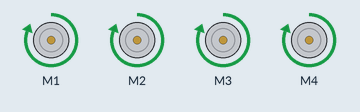
Simulated run of this sketch. Board: Arduino Uno, built with avr-gcc and run on an emulated ATmega328P. On the bench: 4 × DC motor (green arrow = forward, orange = backward, longer = faster).

Above: at 0.1 s.
Timing chart, 0 to 1.6 s (numbered marks = the images above):
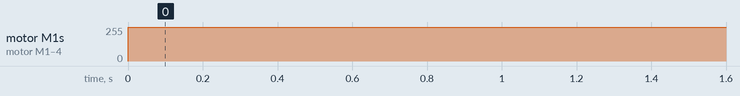

Measured:
- by itself, motor M1–4: stopped → forward 255/255 at 0.00 s

The sketch:

sketch_feb16g.ino
```cpp
#include <AFMotor.h>

AF_DCMotor motor1(1);
AF_DCMotor motor2(2);
AF_DCMotor motor3(3);
AF_DCMotor motor4(4);


void setup() {
Serial.begin(9600);


motor1.run(RELEASE);
motor1.setSpeed(255);
motor2.run(RELEASE);
motor2.setSpeed(255);
motor3.run(RELEASE);
motor3.setSpeed(255);
motor4.run(RELEASE);
motor4.setSpeed(255);
}

void loop() {

//  if(Serial.available()>0)
//    {
//       char command= Serial.read(); // reading the data received from the bluetooth module
//       stand();
//       switch(command)
//       {
//         case 'F': {forward(); break;}  // when a is pressed on the app on your smart phone
//         case 'B': {backward(); break;}
//         case 'L': {left(); break;}
//         case 'R': {right();  break;}
//         default : break;
//       }
//       Serial.println(command);
//    }
 forward();

}

void forward() {
  motor1.run(FORWARD);
  motor2.run(FORWARD);
  motor3.run(FORWARD);
  motor4.run(FORWARD);
}
void backward() {
  motor1.run(BACKWARD);
  motor2.run(BACKWARD);
  motor3.run(BACKWARD);
  motor4.run(BACKWARD);
}
void left() {
  motor1.run(FORWARD);
  motor2.run(FORWARD);
  motor3.run(BACKWARD);
  motor4.run(BACKWARD);
}
void right() {
  motor1.run(BACKWARD);
  motor2.run(BACKWARD);
  motor3.run(FORWARD);
  motor4.run(FORWARD);
}
void stand() {
  motor1.run(RELEASE);
  motor2.run(RELEASE);
  motor3.run(RELEASE);
  motor4.run(RELEASE);
}
```
